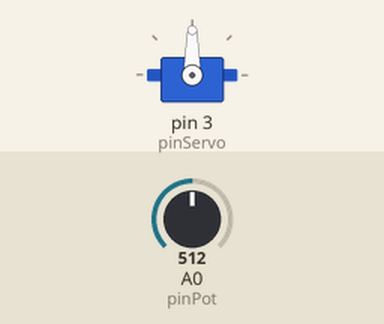
Simulated run of this sketch. Board: Arduino Uno, built with avr-gcc and run on an emulated ATmega328P. Parts: servo. The inputs (shaded band) are chosen by the test bench; at power-on: A0 (pinPot) = 512.

Above: at 1.2 s.
1.3 s: A0 (pinPot) set to 716
At 1.6 s:
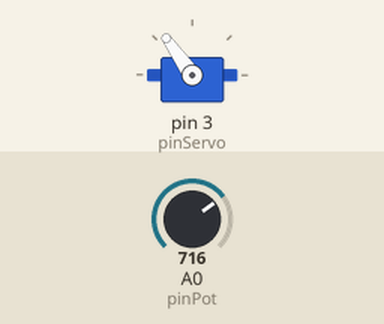
2.8 s: A0 (pinPot) set to 900
At 4.0 s:
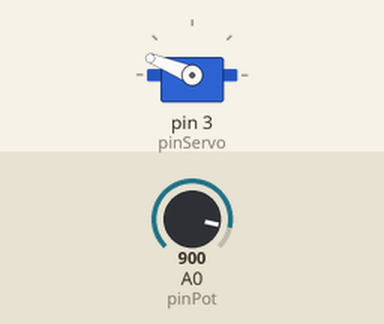
4.3 s: A0 (pinPot) set to 1023
At 5.3 s:
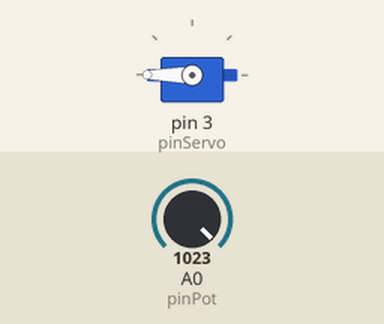
5.8 s: A0 (pinPot) set to 306
At 6.6 s:
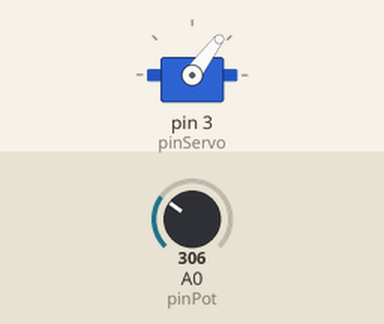
7.3 s: A0 (pinPot) set to 122
At 7.9 s:
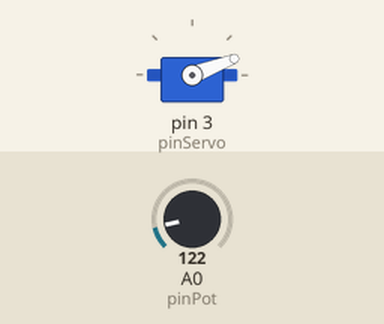
Timing chart, 0 to 9.8 s (numbered marks = the images above; inputs shaded):
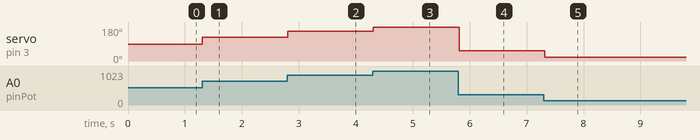

Measured:
- after the input at 1.3 s, servo on pin 3 (pinServo): 90° → 125° at once
- after the input at 2.8 s, servo on pin 3 (pinServo): 125° → 158° at once
- after the input at 4.3 s, servo on pin 3 (pinServo): 158° → 180° at once
- after the input at 5.8 s, servo on pin 3 (pinServo): 180° → 53° at once
- after the input at 7.3 s, servo on pin 3 (pinServo): 53° → 21° at once

The sketch:

epic_esboo_crift1.ino
```cpp
#include <Servo.h>

const int pinServo = 3, pinPot = 0;

Servo braco;

void setup()
{
  braco.attach(pinServo);
}

void loop()
{
  int valPot = analogRead(pinPot);

  valPot = map(valPot, 0, 1023, 0, 180);

  braco.write(valPot);

  delay(100);
}
```
